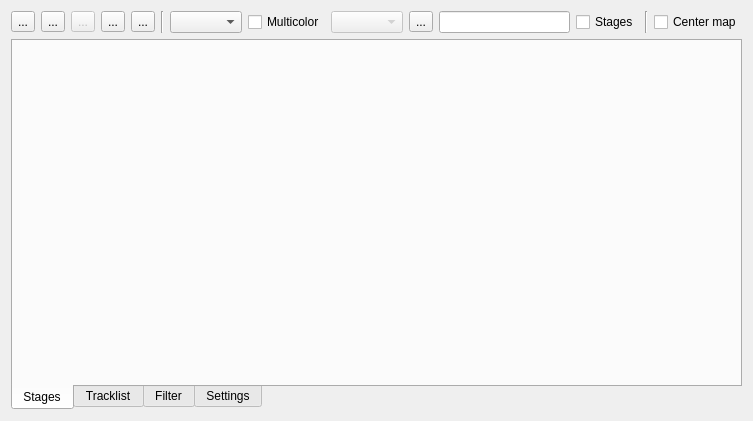
<?xml version="1.0" encoding="UTF-8"?>
<ui version="4.0">
 <class>ITrackEditWidget</class>
 <widget class="QWidget" name="ITrackEditWidget">
  <property name="geometry">
   <rect>
    <x>0</x>
    <y>0</y>
    <width>753</width>
    <height>421</height>
   </rect>
  </property>
  <property name="sizePolicy">
   <sizepolicy hsizetype="Preferred" vsizetype="Preferred">
    <horstretch>0</horstretch>
    <verstretch>0</verstretch>
   </sizepolicy>
  </property>
  <property name="minimumSize">
   <size>
    <width>0</width>
    <height>0</height>
   </size>
  </property>
  <property name="maximumSize">
   <size>
    <width>16777215</width>
    <height>16777215</height>
   </size>
  </property>
  <property name="baseSize">
   <size>
    <width>938</width>
    <height>416</height>
   </size>
  </property>
  <property name="windowTitle">
   <string>Form</string>
  </property>
  <layout class="QGridLayout">
   <item row="0" column="0">
    <layout class="QHBoxLayout">
     <item>
      <widget class="QToolButton" name="toolGraphDistance">
       <property name="toolTip">
        <string>Toggle track statistics view over distance.</string>
       </property>
       <property name="text">
        <string>...</string>
       </property>
       <property name="checkable">
        <bool>true</bool>
       </property>
       <property name="autoRaise">
        <bool>false</bool>
       </property>
      </widget>
     </item>
     <item>
      <widget class="QToolButton" name="toolGraphTime">
       <property name="toolTip">
        <string>Toggle track statistics view over time.</string>
       </property>
       <property name="text">
        <string>...</string>
       </property>
       <property name="checkable">
        <bool>true</bool>
       </property>
      </widget>
     </item>
     <item>
      <widget class="QToolButton" name="traineeGraph">
       <property name="enabled">
        <bool>false</bool>
       </property>
       <property name="toolTip">
        <string>Toggle statistics view for trainings data.</string>
       </property>
       <property name="text">
        <string>...</string>
       </property>
       <property name="checkable">
        <bool>true</bool>
       </property>
      </widget>
     </item>
     <item>
      <widget class="QToolButton" name="toolGraphExtensions">
       <property name="minimumSize">
        <size>
         <width>0</width>
         <height>19</height>
        </size>
       </property>
       <property name="toolTip">
        <string>Toggle extensions statistics view over time</string>
       </property>
       <property name="text">
        <string>...</string>
       </property>
       <property name="checkable">
        <bool>true</bool>
       </property>
      </widget>
     </item>
     <item>
      <widget class="QToolButton" name="toolGoogleMaps">
       <property name="minimumSize">
        <size>
         <width>0</width>
         <height>19</height>
        </size>
       </property>
       <property name="toolTip">
        <string>Show the track on Google Maps</string>
       </property>
       <property name="text">
        <string>...</string>
       </property>
      </widget>
     </item>
     <item>
      <widget class="Line" name="line">
       <property name="orientation">
        <enum>Qt::Vertical</enum>
       </property>
      </widget>
     </item>
     <item>
      <widget class="QComboBox" name="comboColor"/>
     </item>
     <item>
      <widget class="QCheckBox" name="checkMultiColor">
       <property name="text">
        <string>Multicolor</string>
       </property>
      </widget>
     </item>
     <item>
      <widget class="QComboBox" name="comboMultiColor">
       <property name="enabled">
        <bool>false</bool>
       </property>
      </widget>
     </item>
     <item>
      <widget class="QToolButton" name="toolMuliColorConfig">
       <property name="text">
        <string>...</string>
       </property>
       <property name="icon">
        <iconset resource="resources.qrc">
         <normaloff>:/icons/iconConfig16x16.png</normaloff>:/icons/iconConfig16x16.png</iconset>
       </property>
      </widget>
     </item>
     <item>
      <widget class="QLineEdit" name="lineName">
       <property name="toolTip">
        <string>Use 'return' key to change name permanently.</string>
       </property>
      </widget>
     </item>
     <item>
      <widget class="QCheckBox" name="checkStages">
       <property name="text">
        <string>Stages</string>
       </property>
      </widget>
     </item>
     <item>
      <widget class="Line" name="line_3">
       <property name="orientation">
        <enum>Qt::Vertical</enum>
       </property>
      </widget>
     </item>
     <item>
      <widget class="QCheckBox" name="checkCenterMap">
       <property name="toolTip">
        <string>If checked, the map is centered map on selected trackpoint.</string>
       </property>
       <property name="text">
        <string>Center map</string>
       </property>
      </widget>
     </item>
    </layout>
   </item>
   <item row="1" column="0">
    <layout class="QHBoxLayout" name="main">
     <property name="sizeConstraint">
      <enum>QLayout::SetDefaultConstraint</enum>
     </property>
     <item>
      <widget class="QTabWidget" name="tabWidget">
       <property name="tabPosition">
        <enum>QTabWidget::South</enum>
       </property>
       <property name="currentIndex">
        <number>0</number>
       </property>
       <property name="elideMode">
        <enum>Qt::ElideNone</enum>
       </property>
       <property name="usesScrollButtons">
        <bool>true</bool>
       </property>
       <property name="documentMode">
        <bool>false</bool>
       </property>
       <property name="movable">
        <bool>false</bool>
       </property>
       <widget class="QWidget" name="tabStages">
        <attribute name="icon">
         <iconset resource="resources.qrc">
          <normaloff>:/icons/wpt/flag_pin_red15x15.png</normaloff>:/icons/wpt/flag_pin_red15x15.png</iconset>
        </attribute>
        <attribute name="title">
         <string>Stages</string>
        </attribute>
        <layout class="QVBoxLayout" name="verticalLayout">
         <item>
          <widget class="CTextBrowser" name="textStages" native="true"/>
         </item>
        </layout>
       </widget>
       <widget class="QWidget" name="tabView">
        <attribute name="icon">
         <iconset resource="resources.qrc">
          <normaloff>:/icons/iconTrack16x16.png</normaloff>:/icons/iconTrack16x16.png</iconset>
        </attribute>
        <attribute name="title">
         <string>Tracklist</string>
        </attribute>
        <layout class="QHBoxLayout" name="horizontalLayout">
         <item>
          <widget class="QTreeWidget" name="treePoints">
           <property name="sizePolicy">
            <sizepolicy hsizetype="Expanding" vsizetype="Expanding">
             <horstretch>0</horstretch>
             <verstretch>0</verstretch>
            </sizepolicy>
           </property>
           <property name="contextMenuPolicy">
            <enum>Qt::CustomContextMenu</enum>
           </property>
           <property name="autoFillBackground">
            <bool>true</bool>
           </property>
           <property name="alternatingRowColors">
            <bool>true</bool>
           </property>
           <property name="selectionMode">
            <enum>QAbstractItemView::ExtendedSelection</enum>
           </property>
           <property name="rootIsDecorated">
            <bool>false</bool>
           </property>
           <property name="uniformRowHeights">
            <bool>true</bool>
           </property>
           <property name="itemsExpandable">
            <bool>false</bool>
           </property>
           <property name="sortingEnabled">
            <bool>true</bool>
           </property>
           <column>
            <property name="text">
             <string>#</string>
            </property>
           </column>
           <column>
            <property name="text">
             <string>time</string>
            </property>
           </column>
           <column>
            <property name="text">
             <string>altitude</string>
            </property>
           </column>
           <column>
            <property name="text">
             <string>delta</string>
            </property>
           </column>
           <column>
            <property name="text">
             <string>azimuth</string>
            </property>
           </column>
           <column>
            <property name="text">
             <string>distance</string>
            </property>
           </column>
           <column>
            <property name="text">
             <string>speed</string>
            </property>
           </column>
           <column>
            <property name="text">
             <string>ascend</string>
            </property>
           </column>
           <column>
            <property name="text">
             <string>descend</string>
            </property>
           </column>
           <column>
            <property name="text">
             <string>position</string>
            </property>
           </column>
          </widget>
         </item>
        </layout>
       </widget>
       <widget class="QWidget" name="tabFilter">
        <attribute name="icon">
         <iconset resource="resources.qrc">
          <normaloff>:/icons/iconFilter16x16.png</normaloff>:/icons/iconFilter16x16.png</iconset>
        </attribute>
        <attribute name="title">
         <string>Filter</string>
        </attribute>
        <layout class="QVBoxLayout" name="verticalLayout_2">
         <item>
          <widget class="CTrackFilterWidget" name="widget" native="true"/>
         </item>
        </layout>
       </widget>
       <widget class="QWidget" name="tabSettings">
        <attribute name="icon">
         <iconset resource="resources.qrc">
          <normaloff>:/icons/iconConfig16x16.png</normaloff>:/icons/iconConfig16x16.png</iconset>
        </attribute>
        <attribute name="title">
         <string>Settings</string>
        </attribute>
        <layout class="QGridLayout" name="gridLayout_3">
         <item row="0" column="0">
          <widget class="QLabel" name="label">
           <property name="text">
            <string>Choose here which columns are shown in the tracklist view</string>
           </property>
          </widget>
         </item>
         <item row="1" column="0">
          <widget class="QGroupBox" name="groupBox_Standard">
           <property name="sizePolicy">
            <sizepolicy hsizetype="Preferred" vsizetype="Preferred">
             <horstretch>0</horstretch>
             <verstretch>0</verstretch>
            </sizepolicy>
           </property>
           <property name="contextMenuPolicy">
            <enum>Qt::PreventContextMenu</enum>
           </property>
           <property name="title">
            <string>Standard</string>
           </property>
           <property name="alignment">
            <set>Qt::AlignLeading|Qt::AlignLeft|Qt::AlignVCenter</set>
           </property>
           <layout class="QGridLayout" name="gridLayout_Standard" rowstretch="0,0" rowminimumheight="0,0">
            <property name="leftMargin">
             <number>5</number>
            </property>
            <property name="topMargin">
             <number>5</number>
            </property>
            <property name="rightMargin">
             <number>5</number>
            </property>
            <property name="bottomMargin">
             <number>5</number>
            </property>
            <property name="spacing">
             <number>5</number>
            </property>
            <item row="1" column="0">
             <widget class="QScrollArea" name="scrollArea_Standard">
              <property name="maximumSize">
               <size>
                <width>16777215</width>
                <height>16777215</height>
               </size>
              </property>
              <property name="autoFillBackground">
               <bool>true</bool>
              </property>
              <property name="frameShape">
               <enum>QFrame::NoFrame</enum>
              </property>
              <property name="frameShadow">
               <enum>QFrame::Plain</enum>
              </property>
              <property name="lineWidth">
               <number>0</number>
              </property>
              <property name="midLineWidth">
               <number>0</number>
              </property>
              <property name="verticalScrollBarPolicy">
               <enum>Qt::ScrollBarAsNeeded</enum>
              </property>
              <property name="horizontalScrollBarPolicy">
               <enum>Qt::ScrollBarAlwaysOff</enum>
              </property>
              <property name="widgetResizable">
               <bool>false</bool>
              </property>
              <widget class="QWidget" name="scrollArea_Standard_Content">
               <property name="geometry">
                <rect>
                 <x>0</x>
                 <y>0</y>
                 <width>424</width>
                 <height>255</height>
                </rect>
               </property>
               <layout class="QVBoxLayout" name="verticalLayout_Standard">
                <item>
                 <widget class="QCheckBox" name="checkBox_num">
                  <property name="enabled">
                   <bool>true</bool>
                  </property>
                  <property name="sizePolicy">
                   <sizepolicy hsizetype="Minimum" vsizetype="Fixed">
                    <horstretch>0</horstretch>
                    <verstretch>0</verstretch>
                   </sizepolicy>
                  </property>
                  <property name="minimumSize">
                   <size>
                    <width>0</width>
                    <height>0</height>
                   </size>
                  </property>
                  <property name="maximumSize">
                   <size>
                    <width>150</width>
                    <height>40</height>
                   </size>
                  </property>
                  <property name="toolTip">
                   <string/>
                  </property>
                  <property name="text">
                   <string>row number (#)</string>
                  </property>
                  <property name="checked">
                   <bool>true</bool>
                  </property>
                 </widget>
                </item>
                <item>
                 <widget class="QCheckBox" name="checkBox_tim">
                  <property name="enabled">
                   <bool>true</bool>
                  </property>
                  <property name="minimumSize">
                   <size>
                    <width>0</width>
                    <height>0</height>
                   </size>
                  </property>
                  <property name="maximumSize">
                   <size>
                    <width>150</width>
                    <height>40</height>
                   </size>
                  </property>
                  <property name="text">
                   <string>time</string>
                  </property>
                  <property name="checked">
                   <bool>true</bool>
                  </property>
                 </widget>
                </item>
                <item>
                 <widget class="QCheckBox" name="checkBox_hig">
                  <property name="enabled">
                   <bool>true</bool>
                  </property>
                  <property name="minimumSize">
                   <size>
                    <width>0</width>
                    <height>0</height>
                   </size>
                  </property>
                  <property name="maximumSize">
                   <size>
                    <width>150</width>
                    <height>40</height>
                   </size>
                  </property>
                  <property name="text">
                   <string>altitude</string>
                  </property>
                  <property name="checked">
                   <bool>true</bool>
                  </property>
                 </widget>
                </item>
                <item>
                 <widget class="QCheckBox" name="checkBox_dis">
                  <property name="enabled">
                   <bool>true</bool>
                  </property>
                  <property name="minimumSize">
                   <size>
                    <width>0</width>
                    <height>0</height>
                   </size>
                  </property>
                  <property name="maximumSize">
                   <size>
                    <width>150</width>
                    <height>40</height>
                   </size>
                  </property>
                  <property name="text">
                   <string>delta</string>
                  </property>
                  <property name="checked">
                   <bool>true</bool>
                  </property>
                 </widget>
                </item>
                <item>
                 <widget class="QCheckBox" name="checkBox_azi">
                  <property name="enabled">
                   <bool>true</bool>
                  </property>
                  <property name="minimumSize">
                   <size>
                    <width>0</width>
                    <height>0</height>
                   </size>
                  </property>
                  <property name="maximumSize">
                   <size>
                    <width>150</width>
                    <height>40</height>
                   </size>
                  </property>
                  <property name="text">
                   <string>azimuth</string>
                  </property>
                  <property name="checked">
                   <bool>true</bool>
                  </property>
                 </widget>
                </item>
                <item>
                 <widget class="QCheckBox" name="checkBox_ent">
                  <property name="enabled">
                   <bool>true</bool>
                  </property>
                  <property name="minimumSize">
                   <size>
                    <width>0</width>
                    <height>0</height>
                   </size>
                  </property>
                  <property name="maximumSize">
                   <size>
                    <width>150</width>
                    <height>40</height>
                   </size>
                  </property>
                  <property name="text">
                   <string>distance</string>
                  </property>
                  <property name="checked">
                   <bool>true</bool>
                  </property>
                 </widget>
                </item>
                <item>
                 <widget class="QCheckBox" name="checkBox_vel">
                  <property name="enabled">
                   <bool>true</bool>
                  </property>
                  <property name="minimumSize">
                   <size>
                    <width>0</width>
                    <height>0</height>
                   </size>
                  </property>
                  <property name="maximumSize">
                   <size>
                    <width>150</width>
                    <height>40</height>
                   </size>
                  </property>
                  <property name="text">
                   <string>speed</string>
                  </property>
                  <property name="checked">
                   <bool>true</bool>
                  </property>
                 </widget>
                </item>
                <item>
                 <widget class="QCheckBox" name="checkBox_suu">
                  <property name="enabled">
                   <bool>true</bool>
                  </property>
                  <property name="minimumSize">
                   <size>
                    <width>0</width>
                    <height>0</height>
                   </size>
                  </property>
                  <property name="maximumSize">
                   <size>
                    <width>150</width>
                    <height>40</height>
                   </size>
                  </property>
                  <property name="text">
                   <string>ascend</string>
                  </property>
                  <property name="checked">
                   <bool>true</bool>
                  </property>
                 </widget>
                </item>
                <item>
                 <widget class="QCheckBox" name="checkBox_sud">
                  <property name="enabled">
                   <bool>true</bool>
                  </property>
                  <property name="minimumSize">
                   <size>
                    <width>0</width>
                    <height>0</height>
                   </size>
                  </property>
                  <property name="maximumSize">
                   <size>
                    <width>150</width>
                    <height>40</height>
                   </size>
                  </property>
                  <property name="text">
                   <string>descend</string>
                  </property>
                  <property name="checked">
                   <bool>true</bool>
                  </property>
                 </widget>
                </item>
                <item>
                 <widget class="QCheckBox" name="checkBox_pos">
                  <property name="enabled">
                   <bool>true</bool>
                  </property>
                  <property name="minimumSize">
                   <size>
                    <width>0</width>
                    <height>0</height>
                   </size>
                  </property>
                  <property name="maximumSize">
                   <size>
                    <width>150</width>
                    <height>40</height>
                   </size>
                  </property>
                  <property name="text">
                   <string>position</string>
                  </property>
                  <property name="checked">
                   <bool>true</bool>
                  </property>
                 </widget>
                </item>
               </layout>
              </widget>
             </widget>
            </item>
           </layout>
          </widget>
         </item>
         <item row="1" column="1">
          <widget class="QGroupBox" name="groupBox_Extensions">
           <property name="sizePolicy">
            <sizepolicy hsizetype="Preferred" vsizetype="Preferred">
             <horstretch>0</horstretch>
             <verstretch>0</verstretch>
            </sizepolicy>
           </property>
           <property name="styleSheet">
            <string notr="true"/>
           </property>
           <property name="title">
            <string>Extensions</string>
           </property>
           <property name="alignment">
            <set>Qt::AlignLeading|Qt::AlignLeft|Qt::AlignVCenter</set>
           </property>
           <property name="checkable">
            <bool>false</bool>
           </property>
           <layout class="QGridLayout" name="gridLayout_Extensions">
            <property name="leftMargin">
             <number>5</number>
            </property>
            <property name="topMargin">
             <number>5</number>
            </property>
            <property name="rightMargin">
             <number>5</number>
            </property>
            <property name="bottomMargin">
             <number>5</number>
            </property>
            <property name="spacing">
             <number>5</number>
            </property>
            <item row="0" column="0">
             <widget class="QScrollArea" name="scrollArea_Extensions">
              <property name="maximumSize">
               <size>
                <width>16777215</width>
                <height>16777215</height>
               </size>
              </property>
              <property name="autoFillBackground">
               <bool>true</bool>
              </property>
              <property name="frameShape">
               <enum>QFrame::NoFrame</enum>
              </property>
              <property name="frameShadow">
               <enum>QFrame::Plain</enum>
              </property>
              <property name="lineWidth">
               <number>0</number>
              </property>
              <property name="horizontalScrollBarPolicy">
               <enum>Qt::ScrollBarAlwaysOff</enum>
              </property>
              <property name="widgetResizable">
               <bool>true</bool>
              </property>
              <widget class="QWidget" name="scrollArea_Extensions_Content">
               <property name="geometry">
                <rect>
                 <x>0</x>
                 <y>0</y>
                 <width>249</width>
                 <height>256</height>
                </rect>
               </property>
               <layout class="QVBoxLayout" name="verticalLayout_Extensions"/>
              </widget>
             </widget>
            </item>
           </layout>
          </widget>
         </item>
        </layout>
       </widget>
      </widget>
     </item>
    </layout>
   </item>
  </layout>
 </widget>
 <customwidgets>
  <customwidget>
   <class>CTextBrowser</class>
   <extends>QWidget</extends>
   <header>CTextBrowser.h</header>
   <container>1</container>
  </customwidget>
  <customwidget>
   <class>CTrackFilterWidget</class>
   <extends>QWidget</extends>
   <header>CTrackFilterWidget.h</header>
   <container>1</container>
  </customwidget>
 </customwidgets>
 <resources>
  <include location="resources.qrc"/>
 </resources>
 <connections/>
</ui>
